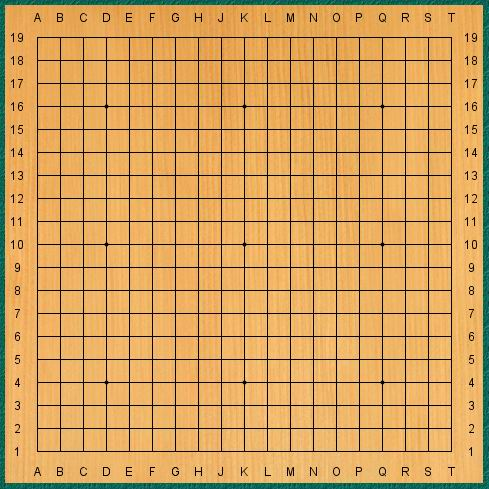
#> input picture Part1. Object Detection/2. Corner Detection/img/go_board.jpg, 489 x 489 px, given in place of video.mp4, which was not available
$ python main1.py
#> lines starting #> are read from the running program, lines starting #| are printed output that depends on the picture; after the words box and inside, x2 and y2 are one past the last pixel; in counts of white or black regions, pixels touching at a corner belong together; pictures that were not available may be replaced by others from this repository, and a replacement may not be noted
import cv2
import numpy as np
import time
# Load the video
cap = cv2.VideoCapture('video.mp4')
i = 0

# Loop through the video frames
while cap.isOpened():
    # Read the frame
    ret, frame = cap.read()
#> frame is the input picture: shape (489, 489, 3); mean B, G, R 94.7, 162.1, 211.7

    if ret:

        # Preprocess the frame
        gray = cv2.cvtColor(frame, cv2.COLOR_BGR2GRAY)
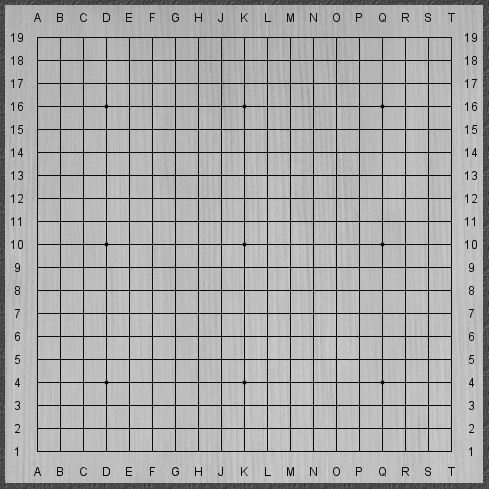
#> gray: shape (489, 489); min 2, max 222, mean 169.3
        blurred = cv2.GaussianBlur(gray, (5, 5), 0)
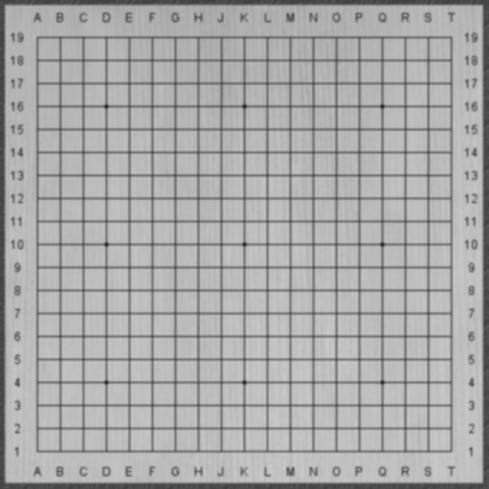
#> blurred: shape (489, 489); min 29, max 202, mean 169.3

        # Detect circles
        circles = cv2.HoughCircles(blurred, cv2.HOUGH_GRADIENT, 1, 20,
                                   param1=50, param2=30, minRadius=10, maxRadius=50)
#> circles = 19 rows, first 8: [48.5, 232.5, 13], [140.5, 278.5, 13], [94.5, 232.5, 13], [255.5, 232.5, 13], [370.5, 232.5, 13], [393.5, 117.5, 13], [47.5, 162.5, 11.8], [71.5, 117.5, 13]

        # Draw bounding boxes around the detected balls
        if circles is not None:
            circles = np.round(circles[0, :]).astype("int")
#> circles = 19 rows, first 8: [48, 232, 13], [140, 278, 13], [94, 232, 13], [256, 232, 13], [370, 232, 13], [394, 118, 13], [48, 162, 12], [72, 118, 13]
            for (x, y, r) in circles:
                # [13 lines of commented-out code are left out]

                cv2.circle(frame, (x, y), r, (0, 255, 0), -1)
#> this loop made 19 passes
#> (x, y, r) on passes 1 to 12: (48, 232, 13), (140, 278, 13), (94, 232, 13), (256, 232, 13), (370, 232, 13), (394, 118, 13), (48, 162, 12), (72, 118, 13), (72, 348, 13), (94, 348, 13), (94, 416, 13), (118, 164, 13)
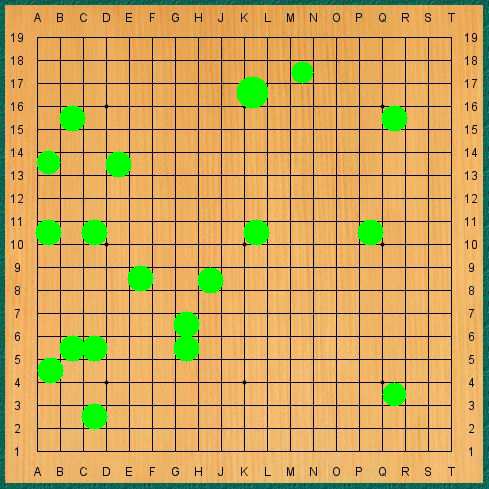
#> frame: shape (489, 489, 3); 4.16% of pixels changed, all inside (x1, y1, x2, y2) = (35, 61, 408, 430)

        # Display the processed frame
        cv2.imshow('Ball Detection', frame)

        # Exit on key press
        if cv2.waitKey(1) & 0xFF == ord('q'):
#> (key q is pressed here)
            break

    else:
        break
print(i)
# Release the video capture and close the window
cap.release()
cv2.destroyAllWindows()

$ run again, on Part1. Object Detection/2. Corner Detection/img/img1.png
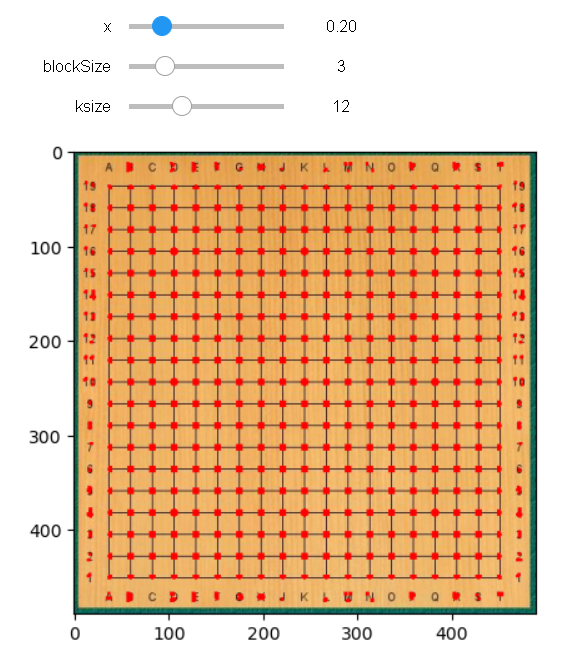
#> input picture Part1. Object Detection/2. Corner Detection/img/img1.png, 581 x 653 px, given in place of video.mp4, which was not available
#> frame is the input picture: shape (653, 581, 3); mean B, G, R 158.2, 194, 231.7
#> `blurred = cv2.GaussianBlur(gray, (5, 5), 0)`:
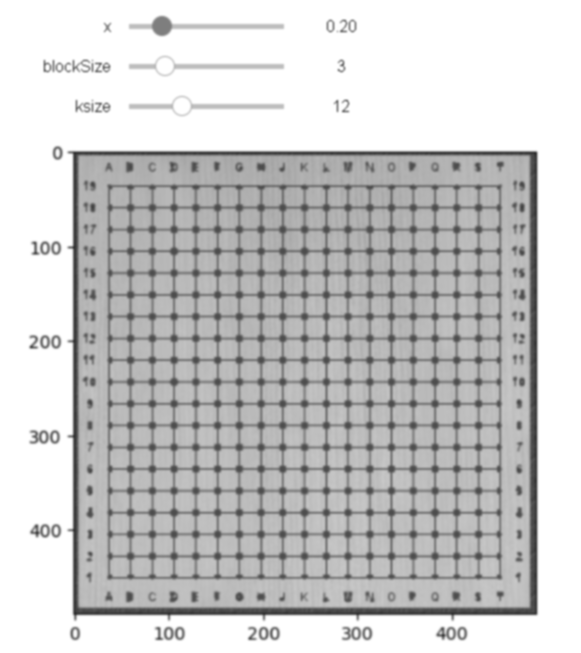
#> blurred: shape (653, 581); min 48, max 255, mean 201.2
#> `circles = cv2.HoughCircles(blurred, cv2.HOUGH_GRADIENT, 1, 20, param1=..`: circles = 275 rows, first 8: [336.5, 526.5, 34.9], [405.5, 457.5, 34.9], [144.5, 479.5, 34.9], [466.5, 308.5, 34.9], [141.5, 236.5, 34.9], [333.5, 218.5, 34.9], [141.5, 351.5, 34.9], [159.5, 545.5, 34.9]
#> `circles = np.round(circles[0, :]).astype("int")`: circles = 275 rows, first 8: [336, 526, 35], [406, 458, 35], [144, 480, 35], [466, 308, 35], [142, 236, 35], [334, 218, 35], [142, 352, 35], [160, 546, 35]
#> the loop `for (x, y, r) in circles: # Crop the image # try: #     cropped_image ..` made 275 passes
#> after the loop `for (x, y, r) in circles:`:
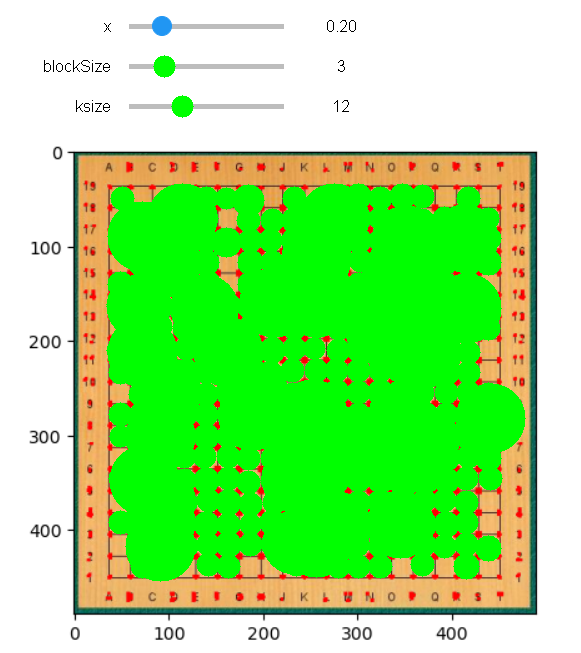
#> frame: shape (653, 581, 3); mean B, G, R 124.9, 231.6, 147.3
